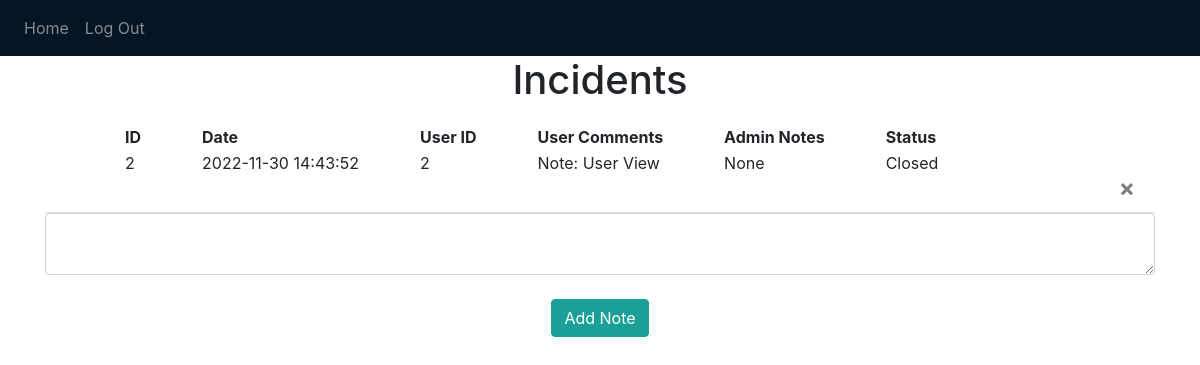
/ (signed in), run on an earlier commit of the app's database.
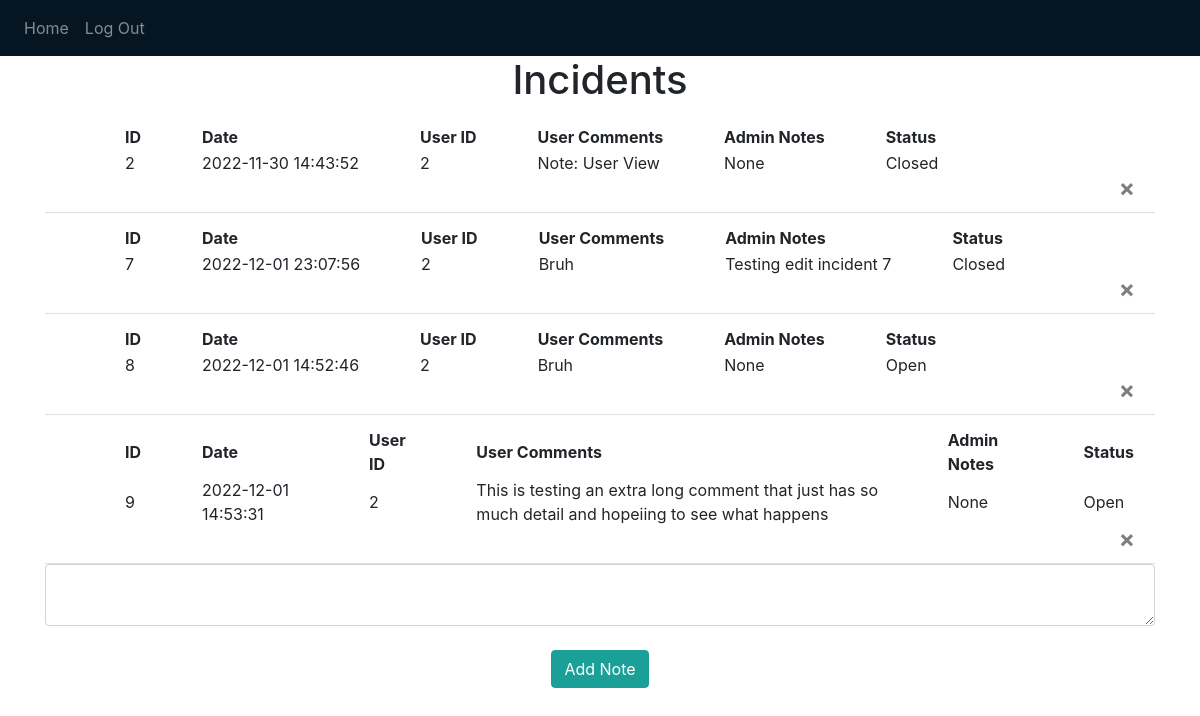
And on a later commit of the database.
### website/models.py (models this page shows)
class Note(db.Model):
    id = db.Column(db.Integer, primary_key=True) #ID incremeneted on its own
    data = db.Column(db.String(10000)) #Notes from User that created the issue
    date = db.Column(db.DateTime(timezone=True), default=func.now()) #Automatically adds the date for us
    user_id = db.Column(db.Integer, db.ForeignKey('user.id')) #Foreign key is the user.id that created the note
    admin_notes = db.Column(db.String(10000)) #Notes from admin handling issue
    status = db.Column(db.String, default='Open') #False is open, True is closed

### website/views.py (the view, shortened to what this page needs)
@views.route('/', methods = ['GET', 'POST'])
@login_required
def home():
    notes = Note.query.all()
    if (current_user.admin_access == True):
        """if request.method == 'POST': # and request.form["note-submit"]
            note = request.form.get('note')

            if len(note) < 1:
                flash('Comment is too short', category='error')
            else:
                new_note = Note(data=note, user_id=current_user.id, status="Open")
                db.session.add(new_note)
                db.session.commit()
                flash('Incident Added!', category='success') """
        if request.method == 'POST': # and request.form["note-edit"]
            note_id = request.form.get('note_id')
            admin_comments = request.form.get("admin_comments")
            status = request.form.get("note_status")
            note = Note.query.filter_by(id=note_id).first()
            print("*****NOTE EDITING IN ADMIN VIEW******")
            print(note)
            print(type(note))
            if len(admin_comments) < 1:
                flash("Comment is too short", category='error')
            else:
                updated_note = Note(id=note_id, data=note.data, user_id=note.user_id, admin_notes=admin_comments, status=status)
                db.session.delete(note)
                db.session.commit()
                db.session.add(updated_note)
                db.session.commit()
                flash('Incident Edited!', category='success')
        return render_template("admin.html", user=current_user, notes=notes)
    else:
        return render_template("home.html", user=current_user)

### website/__init__.py (called while the page is built)
def create_app():
    app = Flask(__name__)
    app.config['SECRET_KEY'] = 'THIS IS THE SECRET KEY FOR THE APP' #can be anything you want but you want to hide this
    app.config['SQLALCHEMY_DATABASE_URI'] = f'sqlite:///{DB_NAME}' #Telling flask where the databse is located
    db.init_app(app) #initializing database with the app\
    from .views import views
    from .auth import auth
    app.register_blueprint(views, url_prefix='/')
    app.register_blueprint(auth, url_prefix='/')
    from .models import User, Note
    with app.app_context():
        db.create_all()
    login_manager = LoginManager()
    login_manager.login_view = 'auth.login'
    login_manager.init_app(app)
    @login_manager.user_loader
    def load_user(id):
        return User.query.get(int(id))
    return app

### website/templates/home.html
{% extends "base.html" %} {% block title %}Home{% endblock %} {% block content
    %}
    <h1 align="center">Incidents</h1>
    <ul class="list-group list-group-flush" id="notes">
      {% for note in user.notes %}
      <li class="list-group-item">
        <table>
          <tr>
            <th>ID </th>
            <th>Date </th>
            <th>User ID </th>
            <th>User Comments </th>
            <th>Admin Notes</th>
            <th>Status</th>
          </tr>
          <tr>
            <td>{{ note.id }}</td>
            <td>{{ note.date}}</td>
            <td>{{ note.user_id }}</td>
            <td>{{ note.data }}</td>
            <td>{{ note.admin_notes }}</td>
            <td>{{ note.status }}</td>
          </tr>
        </table>
        <button type="button" class="close" onClick="deleteNote({{ note.id }})">
          <span aria-hidden="true">&times;</span>
        </button>
      </li>
      {% endfor %}
    </ul>
    <form method="POST">
      <textarea name="note" id="note" class="form-control"></textarea>
      <br />
      <div align="center">
        <button type="submit" class="btn btn-primary">Add Note</button>
      </div>
    </form>
    {% endblock %}

### website/templates/base.html (shortened to what this page needs)
<!DOCTYPE html>
<html>
    <head>
        <link
            rel="stylesheet"
            href="static/style.css"
        />
    </head>
    <body>
        <nav class="navbar navbar-expand-lg navbar-dark bg-dark">
            <div class="collapse navbar-collapse" id="navbar">
                <div class="navbar-nav">
                    {% if user.is_authenticated %}
                    <a class="nav-item nav-link" id="home" href="/">Home</a>
                    <a class="nav-item nav-link" id="logout" href="/logout">Log Out</a>
                    {% else %}
                    <a class="nav-item nav-link" id="login" href="/login">Login</a>
                    <a class="nav-item nav-link" id="signUp" href="/sign-up">Sign Up</a>
                    {% endif %}
                </div>
            </div>
        </nav>
        <div class="container">
        {% block content %}
        {% endblock %}
        </div>
    </body>
</html>

What changed in the data, as far as the page shows it:
added Note: id "7", date "2022-12-01 23:07:56", user_id "2", data "Bruh", admin_notes "Testing edit incident 7", status "Closed"
added Note: id "8", date "2022-12-01 14:52:46", user_id "2", data "Bruh", admin_notes "None", status "Open"
added Note: id "9", date "2022-12-01 14:53:31", user_id "2", data "This is testing an extra long comment that just has so much detail and hopeiing to see what happens", admin_notes "None", status "Open"
